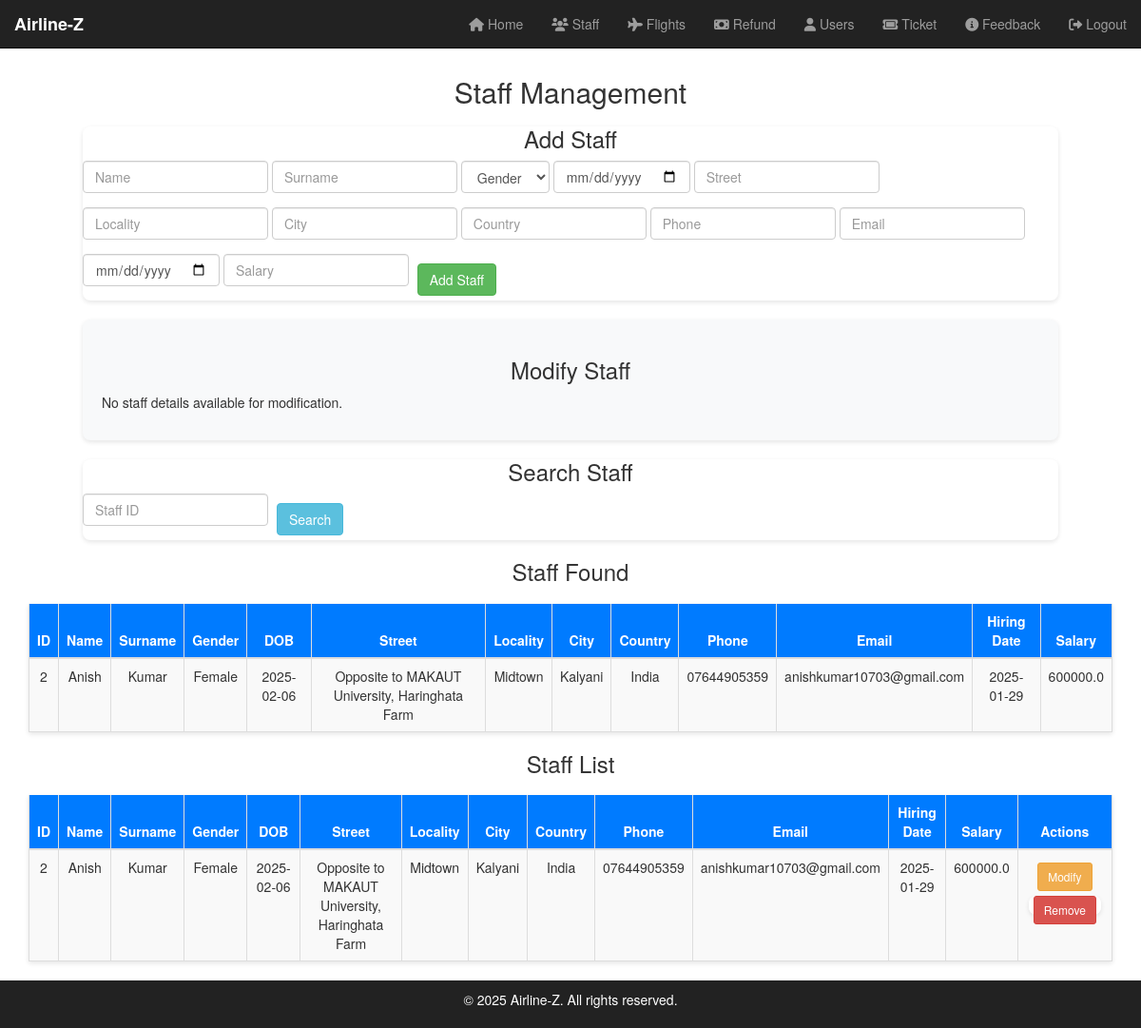
The page /admin/staff-management (signed in) on the database its author committed.
### tables this page shows
CREATE TABLE staff (
    staff_id INTEGER PRIMARY KEY AUTOINCREMENT,
    name TEXT NOT NULL,
    surname TEXT NOT NULL,
    gender TEXT NOT NULL,
    dob TEXT NOT NULL,
    street TEXT NOT NULL,
    locality TEXT NOT NULL,
    city TEXT NOT NULL,
    country TEXT NOT NULL,
    phone TEXT NOT NULL,
    email TEXT NOT NULL,
    hiring_date TEXT NOT NULL,
    salary REAL NOT NULL
);

### app.py (the view)
@app.route('/admin/staff-management', methods=['GET'])
def staff_management():
    try:
        conn = get_db_connection()
        staff_list = conn.execute('SELECT * FROM staff ORDER BY staff_id').fetchall()
        conn.close()
        return render_template('admin/staff-management.html', staff_list=staff_list)
    except Exception as e:
        flash(f"Error: {e}", "danger")
        return redirect(url_for('admin_panel'))

### app.py (called while the page is built)
def get_db_connection():
    conn = sqlite3.connect(DATABASE)
    conn.row_factory = sqlite3.Row  # Return rows as dictionaries
    return conn

@app.before_request
def require_login():
    admin_routes = [
        'admin_panel', 'staff_management', 'add_staff', 'remove_staff', 'modify_staff_form', 'modify_staff', 'search_staff',
        'flight_management', 'add_flight', 'remove_flight', 'modify_flight', 'search_flight',
        'refund_management', 'get_refunds', 'clear_refund', 'decline_refund', 'report_fraud',
        'user_management', 'add_user', 'remove_user',
        'ticket_management', 'remove_ticket', 'search_ticket', 'modify_ticket', 'add_ticket',
        'feedback_management'
    ]
    if request.endpoint in admin_routes and not session.get('admin_logged_in'):
        flash("You need to login first!", "warning")
        return redirect(url_for('admin_login'))

### templates/admin/staff-management.html (shortened to what this page needs)
<!DOCTYPE html>
<html lang="en">
<head>
    <link rel="stylesheet" href="{{ url_for('static', filename='css/admin/staff-management.css') }}">
    <link rel="stylesheet" href="https://maxcdn.bootstrapcdn.com/bootstrap/3.3.7/css/bootstrap.min.css">
    <link rel="stylesheet" href="https://cdnjs.cloudflare.com/ajax/libs/font-awesome/6.0.0/css/all.min.css">
</head>
<body>
    <nav class="navbar navbar-inverse navbar-fixed-top">
        <div class="container-fluid">
            <div class="navbar-header">
                <a class="navbar-brand" href="{{ url_for('index') }}">Airline-Z</a>
            </div>
            <div class="collapse navbar-collapse" id="adminNavbar">
                <ul class="nav navbar-nav navbar-right">
                    <li><a href="{{ url_for('admin_panel') }}"><i class="fa fa-home"></i> Home</a></li>
                    <li><a href="{{ url_for('staff_management') }}"><i class="fa fa-users"></i> Staff</a></li>
                    <li><a href="{{ url_for('flight_management') }}"><i class="fa fa-plane"></i> Flights</a></li>
                    <li><a href="{{ url_for('refund_management') }}"><i class="fa fa-money-bill"></i> Refund</a></li>
                    <li><a href="{{ url_for('user_management') }}"><i class="fa fa-user"></i> Users</a></li>
                    <li><a href="{{ url_for('ticket_management') }}"><i class="fa fa-ticket"></i> Ticket</a></li>
                    <li><a href="{{ url_for('feedback_management')}}"><i class="fa fa-info-circle"></i> Feedback</a></li>
                    <li><a href="{{ url_for('admin_logout') }}"><i class="fa fa-sign-out-alt"></i> Logout</a></li>
                </ul>
            </div>
        </div>
    </nav>
    <br><br><br>
   <div class="container">
       <h2>Staff Management</h2>
       <form id="add-staff-form" method="post" action="{{ url_for('add_staff') }}" class="form-inline">
           <h3>Add Staff</h3>
           <div class="form-group">
               <input type="text" name="name" class="form-control" placeholder="Name" required>
           </div>
           <div class="form-group">
               <input type="text" name="surname" class="form-control" placeholder="Surname" required>
           </div>
           <div class="form-group">
               <select name="gender" class="form-control" required>
                   <option value="">Gender</option>
               </select>
           </div>
           <div class="form-group">
               <input type="date" name="dob" class="form-control" placeholder="Date of Birth" required>
           </div>
           <div class="form-group">
               <input type="text" name="street" class="form-control" placeholder="Street" required>
           </div>
           <div class="form-group">
               <input type="text" name="locality" class="form-control" placeholder="Locality" required>
           </div>
           <div class="form-group">
               <input type="text" name="city" class="form-control" placeholder="City" required>
           </div>
           <div class="form-group">
               <input type="text" name="country" class="form-control" placeholder="Country" required>
           </div>
           <div class="form-group">
               <input type="text" name="phone" class="form-control" placeholder="Phone" required>
           </div>
           <div class="form-group">
               <input type="email" name="email" class="form-control" placeholder="Email" required>
           </div>
           <div class="form-group">
               <input type="date" name="hiring_date" class="form-control" placeholder="Hiring Date" required>
           </div>
           <div class="form-group">
               <input type="number" step="0.01" name="salary" class="form-control" placeholder="Salary" required>
           </div>
           <button type="submit" class="btn btn-success">Add Staff</button>
       </form>
    <form id="modify-staff-form" method="post" action="{{ url_for('modify_staff') }}" class="form-inline">
        <h3>Modify Staff</h3>
        {% if staff %}
            <input type="hidden" name="staff_id" value="{{ staff.staff_id }}">
            <div class="form-group">
                <input type="text" name="name" class="form-control" value="{{ staff.name }}" required>
            </div>
            <div class="form-group">
                <input type="text" name="surname" class="form-control" value="{{ staff.surname }}" required>
            </div>
            <div class="form-group">
                <select name="gender" class="form-control" required>
                    <option value="Male" {% if staff.gender == 'Male' %} selected {% endif %}>Male</option>
                    <option value="Female" {% if staff.gender == 'Female' %} selected {% endif %}>Female</option>
                    <option value="Other" {% if staff.gender == 'Other' %} selected {% endif %}>Other</option>
                </select>
            </div>
            <div class="form-group">
                <input type="date" name="dob" class="form-control" value="{{ staff.dob }}" required>
            </div>
            <div class="form-group">
                <input type="text" name="street" class="form-control" value="{{ staff.street }}" required>
            </div>
            <div class="form-group">
                <input type="text" name="locality" class="form-control" value="{{ staff.locality }}" required>
            </div>
            <div class="form-group">
                <input type="text" name="city" class="form-control" value="{{ staff.city }}" required>
            </div>
            <div class="form-group">
                <input type="text" name="country" class="form-control" value="{{ staff.country }}" required>
            </div>
            <div class="form-group">
                <input type="text" name="phone" class="form-control" value="{{ staff.phone }}" required>
            </div>
            <div class="form-group">
                <input type="email" name="email" class="form-control" value="{{ staff.email }}" required>
            </div>
            <div class="form-group">
                <input type="date" name="hiring_date" class="form-control" value="{{ staff.hiring_date }}" required>
            </div>
            <div class="form-group">
                <input type="number" step="0.01" name="salary" class="form-control" value="{{ staff.salary }}" required>
            </div>
            <button type="submit" class="btn btn-warning">Modify Staff</button>
        {% else %}
            <p>No staff details available for modification.</p>
        {% endif %}
    </form>
    <form id="search-staff-form" method="get" action="{{ url_for('search_staff') }}" class="form-inline">
        <h3>Search Staff</h3>
        <div class="form-group">
            <input type="text" name="staff_id" class="form-control" placeholder="Staff ID" required>
        </div>
        <button type="submit" class="btn btn-info">Search</button>
    </form>
    {% if staff_list %}
        <h3>Staff Found</h3>
        <table class="table table-striped">
            <thead>
                <tr>
                    <th>ID</th>
                    <th>Name</th>
                    <th>Surname</th>
                    <th>Gender</th>
                    <th>DOB</th>
                    <th>Street</th>
                    <th>Locality</th>
                    <th>City</th>
                    <th>Country</th>
                    <th>Phone</th>
                    <th>Email</th>
                    <th>Hiring Date</th>
                    <th>Salary</th>
                </tr>
            </thead>
            <tbody>
                {% for staff in staff_list %}
                    <tr>
                        <td>{{ staff.staff_id }}</td>
                        <td>{{ staff.name }}</td>
                        <td>{{ staff.surname }}</td>
                        <td>{{ staff.gender }}</td>
                        <td>{{ staff.dob }}</td>
                        <td>{{ staff.street }}</td>
                        <td>{{ staff.locality }}</td>
                        <td>{{ staff.city }}</td>
                        <td>{{ staff.country }}</td>
                        <td>{{ staff.phone }}</td>
                        <td>{{ staff.email }}</td>
                        <td>{{ staff.hiring_date }}</td>
                        <td>{{ staff.salary }}</td>
                    </tr>
                {% endfor %}
            </tbody>
        </table>
    {% else %}
        <p>No staff found with the given ID.</p>
    {% endif %}
    <h3>Staff List</h3>
    <table class="table table-striped">
        <thead>
            <tr>
                <th>ID</th>
                <th>Name</th>
                <th>Surname</th>
                <th>Gender</th>
                <th>DOB</th>
                <th>Street</th>
                <th>Locality</th>
                <th>City</th>
                <th>Country</th>
                <th>Phone</th>
                <th>Email</th>
                <th>Hiring Date</th>
                <th>Salary</th>
                <th>Actions</th>
            </tr>
        </thead>
        <tbody>
            {% for staff in staff_list %}
            <tr>
                <td>{{ staff.staff_id }}</td>
                <td>{{ staff.name }}</td>
                <td>{{ staff.surname }}</td>
                <td>{{ staff.gender }}</td>
                <td>{{ staff.dob }}</td>
                <td>{{ staff.street }}</td>
                <td>{{ staff.locality }}</td>
                <td>{{ staff.city }}</td>
                <td>{{ staff.country }}</td>
                <td>{{ staff.phone }}</td>
                <td>{{ staff.email }}</td>
                <td>{{ staff.hiring_date }}</td>
                <td>{{ staff.salary }}</td>
                <td>
                    <a href="{{ url_for('modify_staff_form', staff_id=staff.staff_id) }}" class="btn btn-warning btn-sm">Modify</a>
                    <form method="post" action="{{ url_for('remove_staff') }}" style="display:inline;">
                        <button type="submit" class="btn btn-danger btn-sm">Remove</button>
                    </form>
                </td>
            </tr>
            {% endfor %}
        </tbody>
    </table>
   </div>
   <footer class="footer">
        <div class="container text-center" style="background-color: #222; color:#fff">
            <p>&copy; 2025 Airline-Z. All rights reserved.</p>
        </div>
   </footer>
</body>
</html>

### static/css/admin/staff-management.css (style rules this page uses)
body { font-family: 'Arial', sans-serif; margin: 0; padding: 0; background-color: #f8f9fa; color: #333; }
.navbar { border-radius: 0; margin-bottom: 0; }
.navbar-brand { font-size: 1.5em; font-weight: bold; color: #fff !important; }
.navbar-inverse .navbar-nav > li > a { color: #ddd; }
h2, h3 { color: #333; text-align: center; }
table { margin: 20px auto; margin-bottom: 20px; width: 90%; border-collapse: collapse; background-color: #fff; box-shadow: 0px 2px 5px rgba(0, 0, 0, 0.1); }
table th, table td { padding: 12px; text-align: center; border: 1px solid #ddd; }
table th { background-color: #007bff; color: #fff; font-weight: bold; }
.btn { margin: 5px; padding: 10px 20px; border-radius: 5px; border: none; font-size: 14px; cursor: pointer; }
.btn-danger { background-color: #dc3545; color: #fff; }
form { margin: 20px auto; width: 90%; background-color: #fff; border-radius: 8px; box-shadow: 0px 2px 5px rgba(0, 0, 0, 0.1); }
form input, form select { margin-bottom: 15px; padding: 8px; width: calc(100% - 20px); border: 1px solid #ccc; border-radius: 5px; }
form button { display: block; margin: 0 auto; background-color: #28a745; color: white; font-size: 16px; padding: 10px 20px; border-radius: 5px; border: none; }
footer { background-color: #222; color: #fff; padding: 10px 0; position: relative; width: 100%; bottom: 0; }
#modify-staff-form { background-color: #f8f9fa; padding: 20px; border-radius: 8px; box-shadow: 0px 2px 5px rgba(0, 0, 0, 0.1); margin-top: 20px; }
.btn-warning { background-color: #f0ad4e; color: white; border: none; }

### rows shown on the page
staff: staff_id "2", name "Anish", surname "Kumar", gender "Female", dob "2025-02-06", street "Opposite to MAKAUT University, Haringhata Farm", locality "Midtown", city "Kalyani", country "India", phone "07644905359", email "anishkumar10703@gmail.com", hiring_date "2025-01-29", salary "600000.0"
